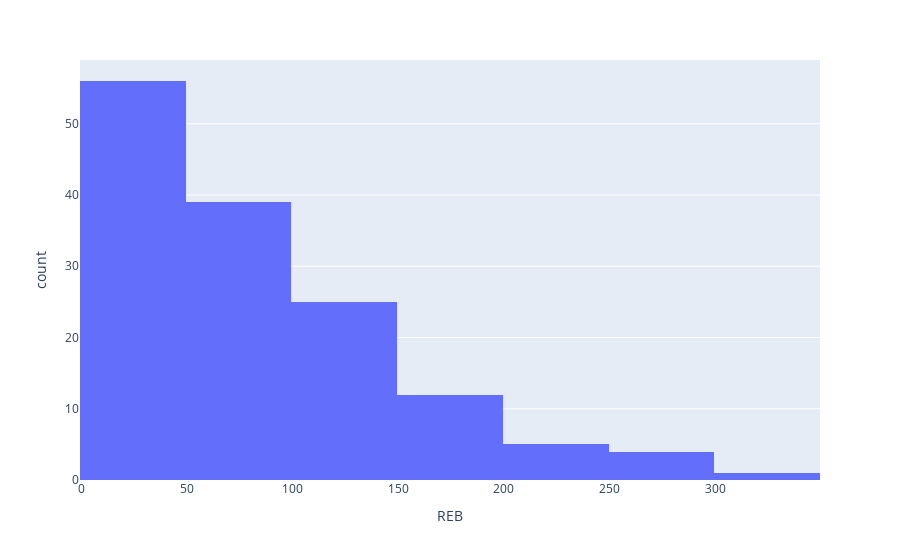

Notebook cell for this chart:
### Code cell
weight = px.histogram(wnba, x="REB", nbins=10)
weight.show()

### Figure 1 — Plotly figure (JSON) as saved in the notebook; plotly's stock layout.template omitted (floating-point values rounded to 4 significant figures; data arrays with more than 128 entries replaced by an {"elided": "..."} marker saying what was removed)
{"data": [{"alignmentgroup": "True", "bingroup": "x", "hoverlabel": {"namelength": 0}, "hovertemplate": "REB=%{x}<br>count=%{y}", "legendgroup": "", "marker": {"color": "#636efa"}, "name": "", "nbinsx": 10, "offsetgroup": "", "orientation": "v", "showlegend": false, "type": "histogram", "x": {"elided": "142 int values"}, "xaxis": "x", "yaxis": "y"}], "layout": {"barmode": "relative", "legend": {"tracegroupgap": 0}, "margin": {"t": 60}, "xaxis": {"anchor": "y", "domain": [0, 1], "title": {"text": "REB"}}, "yaxis": {"anchor": "x", "domain": [0, 1], "title": {"text": "count"}}}}
